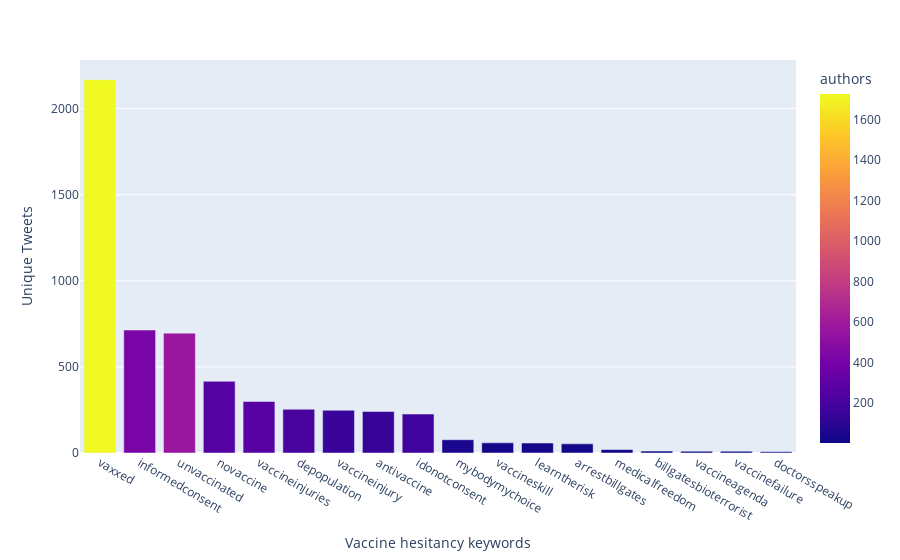

The cell this chart's notebook holds for it:
### Code cell
vaxgp = mistextdf[mistextdf.avax_keyword.notna()] \
    .groupby(["avax_keyword"]).nunique().sort_values(["nodeID"],ascending=False).reset_index()

vaxgp

"Number of Tweets, and authors for vaccine hesitancy keywords"

import plotly.express as px
fig = px.bar(vaxgp.rename(columns=dict(nodeID="tweets",nodeUserID="authors"))[vaxgp.nodeID>5],
              x="avax_keyword",y="tweets",color='authors')
fig = fig.update_layout(legend=dict(
yanchor="top",y=1,xanchor="right",x=1,bgcolor='rgba(0,0,0,0)'),
                        legend_title="Legend")
fig = fig.update_xaxes(title_text='Vaccine hesitancy keywords')
fig = fig.update_yaxes(title_text='Unique Tweets')
fig.show()

### Figure 1 — Plotly figure (JSON) as saved in the notebook; plotly's stock layout.template omitted (floating-point values rounded to 4 significant figures)
{"data": [{"alignmentgroup": "True", "hovertemplate": "avax_keyword=%{x}<br>tweets=%{y}<br>authors=%{marker.color}<extra></extra>", "legendgroup": "", "marker": {"color": [1726, 425, 565, 257, 274, 202, 154, 146, 179, 49, 31, 31, 14, 17, 7, 9, 5, 4], "coloraxis": "coloraxis", "pattern": {"shape": ""}}, "name": "", "offsetgroup": "", "orientation": "v", "showlegend": false, "textposition": "auto", "type": "bar", "x": ["vaxxed", "informedconsent", "unvaccinated", "novaccine", "vaccineinjuries", "depopulation", "vaccineinjury", "antivaccine", "idonotconsent", "mybodymychoice", "vaccineskill", "learntherisk", "arrestbillgates", "medicalfreedom", "billgatesbioterrorist", "vaccineagenda", "vaccinefailure", "doctorsspeakup"], "xaxis": "x", "y": [2168, 714, 696, 416, 299, 254, 248, 241, 226, 77, 59, 58, 53, 20, 11, 10, 10, 7], "yaxis": "y"}], "layout": {"barmode": "relative", "coloraxis": {"colorbar": {"title": {"text": "authors"}}, "colorscale": [[0, "#0d0887"], [0.1111, "#46039f"], [0.2222, "#7201a8"], [0.3333, "#9c179e"], [0.4444, "#bd3786"], [0.5556, "#d8576b"], [0.6667, "#ed7953"], [0.7778, "#fb9f3a"], [0.8889, "#fdca26"], [1, "#f0f921"]]}, "legend": {"bgcolor": "rgba(0,0,0,0)", "title": {"text": "Legend"}, "tracegroupgap": 0, "x": 1, "xanchor": "right", "y": 1, "yanchor": "top"}, "margin": {"t": 60}, "xaxis": {"anchor": "y", "domain": [0, 1], "title": {"text": "Vaccine hesitancy keywords"}}, "yaxis": {"anchor": "x", "domain": [0, 1], "title": {"text": "Unique Tweets"}}}}
